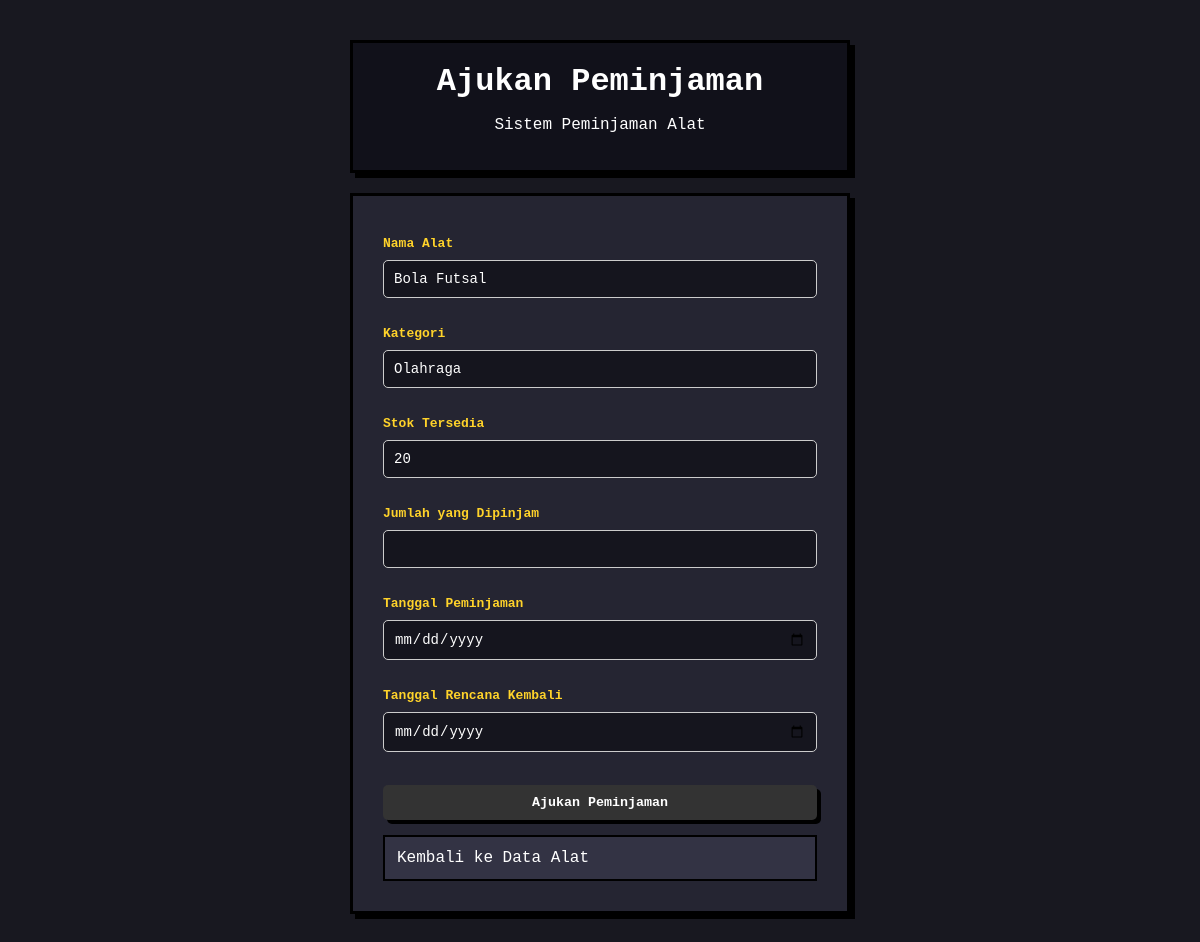
Screenshot of /app/data/alat/tambah_peminjaman.php?id_alat=1 (signed in) with the database file from the repository.
### tables this page shows
CREATE TABLE `alat` (
  `id_alat` int(11) NOT NULL,
  `nama_alat` varchar(100) NOT NULL,
  `id_kategori` int(11) NOT NULL,
  `stok` int(11) NOT NULL,
  `kondisi` varchar(50) NOT NULL
);

CREATE TABLE `kategori` (
  `id_kategori` int(11) NOT NULL,
  `nama_kategori` varchar(100) NOT NULL
);

### app/data/alat/tambah_peminjaman.php (the view, shortened to what this page needs)
<?php
include "../../config/connection.php";
$id_alat = $_GET['id_alat'];
$query = "SELECT alat.*, kategori.nama_kategori
          FROM alat
          INNER JOIN kategori
          ON alat.id_kategori = kategori.id_kategori
          WHERE alat.id_alat = '$id_alat'";
$data = $conn->query($query);
$row = $data->fetch_assoc();
?>
<!DOCTYPE html>
<html>
<head>
    <link rel="stylesheet" href="../../../public/css/style.css">
</head>
<body>
    <div class="container form-box">
        <div class="header">
            <h1>Ajukan Peminjaman</h1>
            <p>Sistem Peminjaman Alat</p>
        </div>
        <div class="menu">
            <form method="POST">
                <label>Nama Alat</label>
                <input type="text" value="<?= $row['nama_alat']; ?>" readonly>
                <br><br>
                <label>Kategori</label>
                <input type="text" value="<?= $row['nama_kategori']; ?>" readonly>
                <br><br>
                <label>Stok Tersedia</label>
                <input type="number" value="<?= $row['stok']; ?>" readonly>
                <br><br>
                <label>Jumlah yang Dipinjam</label>
                <input type="number" name="jumlah" min="1" max="<?= $row['stok']; ?>" required>
                <br><br>
                <label>Tanggal Peminjaman</label>
                <input type="date" name="tanggal_peminjaman" required>
                <br><br>
                <label>Tanggal Rencana Kembali</label>
                <input type="date" name="tanggal_rencana_kembali" required>
                <br><br>
                <button type="submit" name="simpan">
                    Ajukan Peminjaman
                </button>
            </form>
            <a class="kembali" href="alat_peminjam.php">
                Kembali ke Data Alat
            </a>
        </div>
    </div>
</body>
</html>

### public/css/style.css (style rules this page uses)
:root { --primary: #6c5ce7; --primary-dark: #4834d4; --danger: #ff4757; --success: #2ed573; --bg: #181820; --card: #252532; --border: #45455a; --text: #f5f6fa; --muted: #aaaabd; --yellow: #ffd32a; --radius: 0px; }
* { box-sizing: border-box; }
html { scroll-behavior: smooth; }
body { margin: 0; font-family: "Courier New", monospace; background: var(--bg); color: var(--text); image-rendering: pixelated; }
form { max-width: 500px; }
form label { display: block; font-weight: bold; font-size: 13px; margin: 10px 0 4px; color: var(--yellow); }
form input, form select, form textarea { width: 100%; padding: 10px; background: #15151e; color: white; border: 3px solid #000; border-radius: 0; font-family: "Courier New", monospace; font-size: 14px; outline: none; }
form button { margin-top: 15px; padding: 10px 20px; background: var(--primary); color: white; border: 3px solid #000; border-radius: 0; cursor: pointer; font-family: "Courier New", monospace; font-weight: bold; box-shadow: 4px 4px 0 #000; transition: transform 0.1s, box-shadow 0.1s; }
.container { width: 90%; max-width: 1000px; margin: 40px auto; }
.header { background-color: #11111a; color: white; padding: 20px; border: 3px solid #000; border-radius: 0; margin-bottom: 20px; box-shadow: 5px 5px 0 #000; }
.header h1 { margin: 0 0 10px; }
.menu { background-color: var(--card); padding: 20px; border: 3px solid #000; border-radius: 0; box-shadow: 5px 5px 0 #000; }
.menu a { display: block; padding: 12px; background-color: #333344; color: white; text-decoration: none; border: 2px solid #000; border-radius: 0; }

### app/data/alat/tambah_peminjaman.php (style rules this page uses)
.form-box { max-width: 500px; margin: 40px auto; }
.form-box .header { text-align: center; }
.form-box .menu { padding: 30px; }
.form-box form { max-width: 100%; }
.form-box form input { width: 100%; padding: 10px; margin-top: 5px; box-sizing: border-box; border: 1px solid #ccc; border-radius: 5px; }
.form-box form button { width: 100%; padding: 10px; background-color: #333; color: white; border: none; border-radius: 5px; cursor: pointer; }
.kembali { display: inline-block; margin-top: 15px; color: #333; text-decoration: none; }

### rows the page displays
alat: nama_alat "Bola Futsal", id_kategori.nama_kategori "Olahraga", stok "20"
